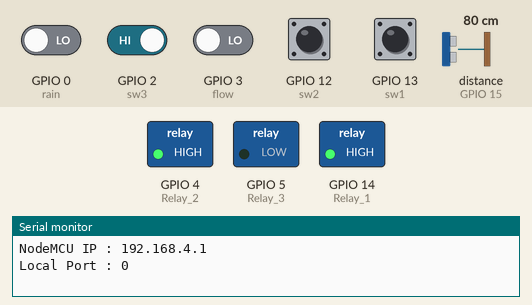
This sketch was run on a simulated ESP8266 (NodeMCU). Shown: switched loads named in the sketch (green lamp = pin HIGH), the last lines printed to the serial monitor. The test bench sets the inputs (shaded band); at power-on: GPIO 2 (sw3), GPIO 12 (sw2), GPIO 13 (sw1) HIGH, GPIO 0 (rain), GPIO 3 (flow) LOW, distance to the obstacle (sensor on GPIO 15) 80 cm. The echo pulse lasts 58.3 µs per cm; random numbers use the default seed unless the sketch sets one.

Above: at 3.2 s.
3.3 s: GPIO 0 (rain) driven HIGH and GPIO 2 (sw3) driven LOW
At 10.1 s:
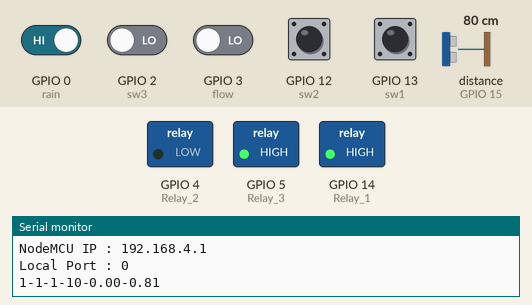
10.9 s: GPIO 12 (sw2) pulled LOW for 1.9 s
At 11.9 s:
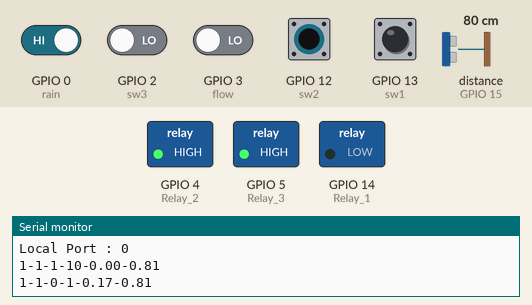
15.1 s: GPIO 2 (sw3) driven HIGH
At 21.7 s:
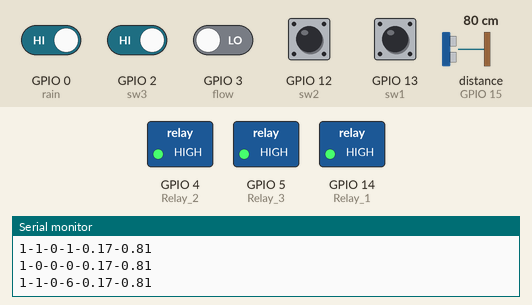
27.9 s: GPIO 2 (sw3) driven LOW
At 30.8 s:
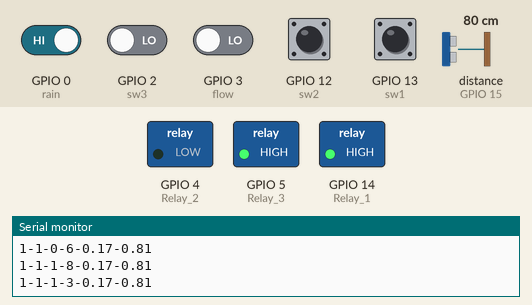
Timing chart, 0 to 32.3 s (numbered marks = the images above; inputs shaded):
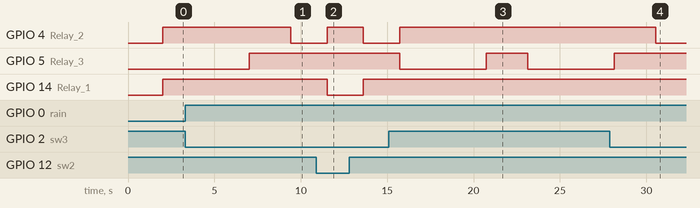

Measured:
- after the input at 3.3 s, GPIO 4 (Relay_2): HIGH → LOW after 6.1 s
- after the input at 10.9 s, GPIO 4 (Relay_2): LOW → HIGH after 0.62 s, → LOW 2.1 s later; GPIO 14 (Relay_1): HIGH → LOW after 0.62 s, → HIGH 2.1 s later
- after the input at 15.1 s, GPIO 4 (Relay_2): LOW → HIGH after 0.63 s; GPIO 5 (Relay_3): HIGH → LOW after 0.63 s, → HIGH 5.0 s later, → LOW 2.4 s later
- after the input at 27.9 s, GPIO 4 (Relay_2): HIGH → LOW after 2.6 s

The sketch:

FloodMonitoring.ino
```cpp
#include <ESP8266WiFi.h>
#include <WiFiUdp.h>
#include <ESP8266WebServer.h>
#include <Wire.h>
#include <NewPing.h>

// ULTRASONIC =======
  NewPing sonar(16, 15, 500); //trig 1, echo 11, max distance 500cm

const char* ssid = "NodeMCU_ESP8266";
const char* password = "goodluck";


unsigned int localPort = 2000;
IPAddress DestinationIP(192, 168, 4, 2);  //--> If the Destination IP is 192,168,4,2 then you can use the Destination 192,168,4,2 or 192,168,4,255
WiFiUDP udp;

String inString;
char replyBuffer[50];
String strCon;

#define sw1 13
#define sw2 12
#define sw3 2
#define rain 0

#define flow 3

#define Relay_1 14
#define Relay_2 4
#define Relay_3 5
// #define Relay_4 16

long flowmeter;

int tone1 = 0;
int tone2 = 0;
int tone3 = 0;

int X;
int Y;
float TIME = 0;
float FREQUENCY = 0;
float WATER = 0;
float LS = 0;
const float mmPerPulse = 0.173;  //put here the value of rain in mm for each movement of the bucket
String c = "";

float mmTotali = 0;
int sensore = 0;
int statoPrecedente = 0;

long prev;
void setup() {
  // put your setup code here, to run once:
  Serial.begin(115200);
  WiFi.softAP(ssid, password);
  Serial.println("");
  IPAddress apip = WiFi.softAPIP();
  Serial.print("Connect your wifi laptop/mobile phone to this NodeMCU Access Point : ");
  Serial.println(ssid);
  Serial.print("NodeMCU IP : ");
  Serial.println(apip);
  //----------------------------------------
  udp.begin(localPort);
  Serial.print("Local Port : ");
  Serial.println(udp.localPort());
  delay(2000);

  pinMode(sw1, INPUT_PULLUP);
  pinMode(sw2, INPUT_PULLUP);
  pinMode(sw3, INPUT_PULLUP);
  pinMode(rain, INPUT);
  pinMode(flow, INPUT);
  pinMode(Relay_1, OUTPUT);
  pinMode(Relay_2, OUTPUT);
  pinMode(Relay_3, OUTPUT);
  // pinMode(Relay_4, OUTPUT);
  digitalWrite(Relay_1, HIGH);
  digitalWrite(Relay_2, HIGH);
  digitalWrite(Relay_3, HIGH);
  // digitalWrite(Relay_4, HIGH);
}

void loop() {
  // put your main code here, to run repeatedly:
  sensore = digitalRead(rain);
  int level1 = digitalRead(sw1);
  int level2 = digitalRead(sw2);
  int level3 = digitalRead(sw3);
  float distance_cm = sonar.ping_cm();
  float distance_m = distance_cm / 100.0;

  if (level1 == 1 && level2 == 0 && level3 == 0) {
    flowmeter = random(11);
    digitalWrite(Relay_1, LOW);
    digitalWrite(Relay_2, HIGH);
    digitalWrite(Relay_3, HIGH);
    // digitalWrite(Relay_4, LOW);
    // delay(300);
    // digitalWrite(Relay_4, HIGH);
    // delay(5000);
    // digitalWrite(Relay_4, LOW);
    // delay(300);
    // digitalWrite(Relay_4, HIGH);
  }
  if (level1 == 1 && level2 == 1 && level3 == 0) {
    flowmeter = random(11);
    digitalWrite(Relay_2, LOW);
    digitalWrite(Relay_1, HIGH);
    digitalWrite(Relay_3, HIGH);
    // digitalWrite(Relay_4, LOW);
    // delay(300);
    // digitalWrite(Relay_4, HIGH);
    // delay(5000);
    // digitalWrite(Relay_4, LOW);
    // delay(300);
    // digitalWrite(Relay_4, HIGH);
  }
  if (level1 == 1 && level2 == 1 && level3 == 1) {
    flowmeter = random(11);
    digitalWrite(Relay_1, HIGH);
    digitalWrite(Relay_2, HIGH);

    digitalWrite(Relay_3, LOW);
    delay(5000);
    digitalWrite(Relay_3, HIGH);
    delay(300);
  }
  if (level1 == 0 && level2 == 0 && level3 == 0) {
    flowmeter = 0;
    digitalWrite(Relay_1, HIGH);
    digitalWrite(Relay_2, HIGH);
    digitalWrite(Relay_3, HIGH);
  }

  X = pulseIn(flow, HIGH);
  Y = pulseIn(flow, LOW);
  TIME = X + Y;
  FREQUENCY = 1000000 / TIME;
  WATER = FREQUENCY / 7.5;
  LS = WATER / 60;
  Serial.print(level1);
  Serial.print("-");
  Serial.print(level2);
  Serial.print("-");
  Serial.print(level3);
  Serial.print("-");
  Serial.print(flowmeter);
  Serial.print("-");
  if (sensore != statoPrecedente) {
    mmTotali = mmTotali + mmPerPulse;
  }
  Serial.print(mmTotali);
  Serial.print("-");
  Serial.println(distance_m);

  c = String(level1) + "," + String(level2) + "," + String(level3) + "," + String(flowmeter) + "," + String(mmTotali) + "," + String(distance_m)  ;
  c.toCharArray(replyBuffer, 50);
  udp.beginPacket(DestinationIP, 2000);
  udp.write(replyBuffer);
  udp.endPacket();


  delay(100);
  statoPrecedente = sensore;
}
```
